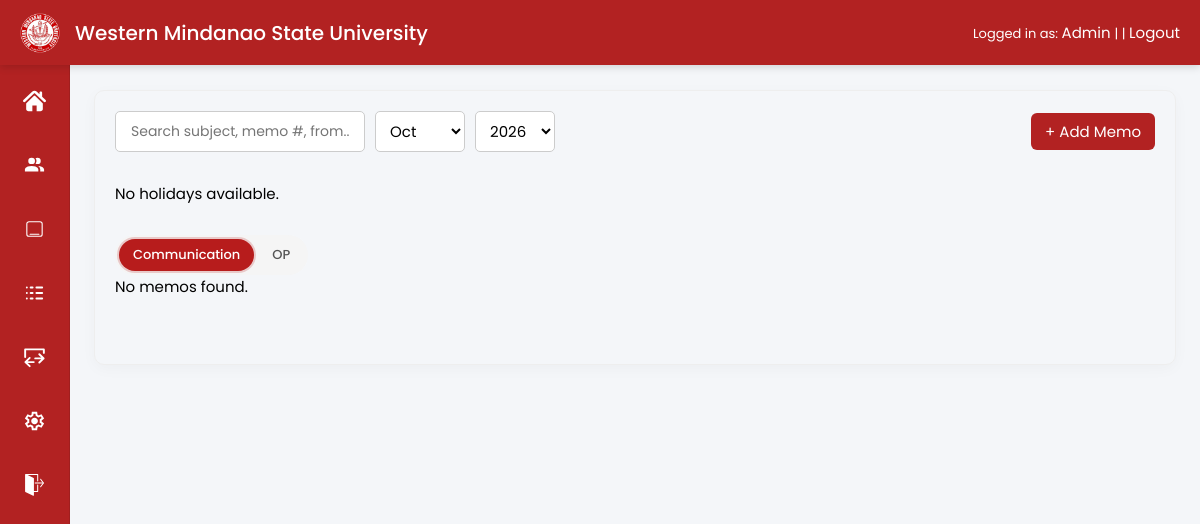
Page / (signed in) on the earlier database version.
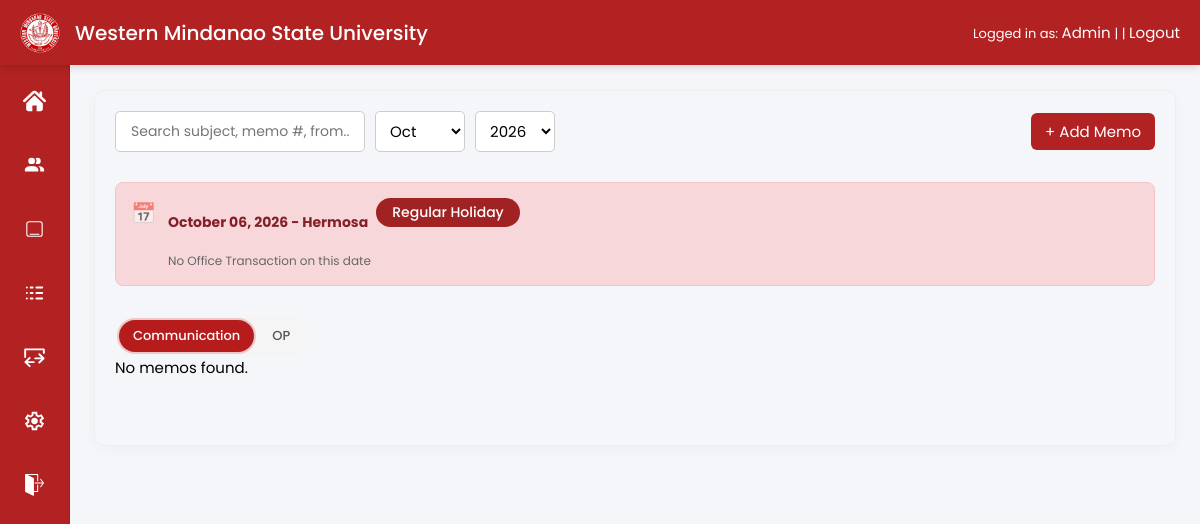
Same page on the later database version.
### app/models/user.py (models this page shows, shortened)
class User(UserMixin, db.Model):
    __tablename__ = "users"
    id = db.Column(db.Integer, primary_key=True)
    username = db.Column(db.String(50), unique=True, nullable=False)
    password_hash = db.Column(db.String(255), nullable=False)
    role = db.Column(db.String(20))  # admin or secretary

### app/models/holiday.py (models this page shows)
class Holiday(db.Model):
    __tablename__ = "holidays"
    id = db.Column(db.Integer, primary_key=True)
    date = db.Column(db.Date, nullable=False)
    name = db.Column(db.String(200), nullable=False)
    type = db.Column(db.String(50))  # Regular, Special, Local
    description = db.Column(db.Text)

### app/routes/main.py (the view, shortened to what this page needs)
@main.route("/")
def home():
    search = request.args.get("search", "")
    type_filter = request.args.get("type", "communication")
    today = date.today()
    month_filter = request.args.get("month") or today.month
    year_filter = request.args.get("year") or today.year
    query = Memo.query.filter_by(source_type=type_filter)
    query = query.filter(Memo.month == int(month_filter))
    query = query.filter(Memo.year == int(year_filter))
    memos = query.order_by(Memo.serial_number.desc()).all()
    holidays = Holiday.query.filter(
        Holiday.date >= today
    ).order_by(Holiday.date.asc()).limit(3).all()
    return render_template(
        "home.html",
        memos=memos,
        holidays=holidays,
        selected_type=type_filter,
        selected_month=month_filter,   # 👈 optional (for UI)
        selected_year=year_filter      # 👈 optional
    )

### app/templates/home.html (shortened to what this page needs)
{% extends "base.html" %}
{% block content %}
<br><br>
  <div class="dashboard-container">
        <div class="top-controls">
            <div class="search-group">
                <input type="text" id="searchInput" placeholder="Search subject, memo #, from..." class="search-input">
                <select id="monthFilter" class="date-dropdown">
                    <option value="10">Oct</option>
                </select>
                <select id="yearFilter" class="date-dropdown">
                    {% for y in range(2024, 2050) %}
                        <option value="{{ y }}">{{ y }}</option>
                    {% endfor %}
                </select>
            </div>
            {% if current_user.is_authenticated %}
            <button class="btn" onclick="openAddMemo()">+ Add Memo</button>
            {% endif %}
        </div>
        <div class="announcement-row">
        {% for holiday in holidays %}
        <div class="card">
            <div class="card-icon">
            {% if holiday.type == "Regular" %}🎉
            {% elif holiday.type == "Special" %}✨
            {% else %}📅
            {% endif %}
            </div>
            <div class="card-content">
            <div class="card-header">
                <span class="card-date">
                {{ holiday.date.strftime('%B %d, %Y') }} - {{ holiday.name }}
                </span>
                <span class="badge">{{ holiday.type or "Holiday" }}</span>
            </div>
            <p class="card-sub">
                {{ holiday.description or "No Office Transaction on this date" }}
            </p>
            </div>
        </div>
        {% else %}
        <p>No holidays available.</p>
        {% endfor %}
        </div>
<div class="table-controls toggle-wrapper">
    <div id="typeToggle" class="toggle-pill">
        <div class="toggle-option active" data-type="communication">Communication</div>
        <div class="toggle-option" data-type="OP">OP</div>
    </div>
</div>
<div  id="tableContainer">
    {% if memos %}
    <div class="table-container">
        <table class="records-table" border="1" cellpadding="8" cellspacing="0">
            <thead>
                <tr>
                    <th rowspan="2" style="background-color:#b71c1c; color:#fff;">Serial No.</th>
                    <th colspan="4" style="background-color:#e53935; color:#fff;">Incoming</th>
                    <th rowspan="2" style="background-color:#b71c1c; color:#fff;">Remarks</th>
                    <th rowspan="2" style="background-color:#b71c1c; color:#fff;">Notes</th>
                    <th colspan="2" style="background-color:#e53935; color:#fff;">Released</th>
                    {% if current_user.is_authenticated %}
                    <th rowspan="2" class="vertical-header" style="background-color:#b71c1c; color:#fff;">Actions</th>
                    {% endif %}
                </tr>
                <tr>
                    <th style="background-color:#fdecea; color:#333;">Date</th>
                    <th style="background-color:#fdecea; color:#333;">From</th>
                    <th style="background-color:#fdecea; color:#333;">Forwarded By</th>
                    <th style="background-color:#fdecea; color:#333;">Subject</th>
                    <th style="background-color:#fdecea; color:#333;">Date</th>
                    <th style="background-color:#fdecea; color:#333;">To</th>
                </tr>
            </thead>
            <tbody>
                {% for memo in memos %}
                <tr class="memo-row"
                    data-serial="{{ memo.serial_number }}"
                    data-subject="{{ memo.subject }}"
                    data-number="{{ memo.memo_number }}"
                    data-from="{{ memo.from_office }}"
                    data-forwarded="{{ memo.forwarded_by }}"
                    data-date="{{ memo.date }}"
                    data-remarks="{{ memo.remarks }}"
                    data-notes="{{ memo.notes }}"
                    data-released_date="{{ memo.released_date }}"
                    data-released_to="{{ memo.released_to }}">
                    <td>{{ memo.serial_number }}</td>
                    <td>{{ memo.date }}</td>
                    <td>{{ memo.from_office }}</td>
                    <td>{{ memo.forwarded_by }}</td>
                    <td>
                        {% if current_user.is_authenticated %}
                        <button class="update-new-btn"
                            data-id="{{ memo.id }}"
                            data-source_type="{{ memo.source_type }}"
                            data-number="{{ memo.memo_number }}"
                            data-from="{{ memo.from_office }}"
                            data-forwarded="{{ memo.forwarded_by }}"
                            data-subject="{{ memo.subject }}"
                            data-remarks="{{ memo.remarks }}"
                            data-notes="{{ memo.notes }}"
                            data-date="{{ memo.date }}"
                            data-released_to="{{ memo.released_to }}"
                            data-released_date="{{ memo.released_date }}"
                            data-status="{{ memo.status }}">
                            {% if memo.memo_number %}
                                {{ memo.memo_number }} - {{ memo.subject }}
                            {% else %}
                                {{ memo.subject }}
                            {% endif %}
                        </button>
                        {% else %}
                            {% if memo.memo_number %}
                                {{ memo.memo_number }} - {{ memo.subject }}
                            {% else %}
                                {{ memo.subject }}
                            {% endif %}
                        {% endif %}
                    </td>
                    <td>{{ memo.remarks }}</td>
                    <td>{{ memo.notes }}</td>
                    <td>{{ memo.released_date or "" }}</td>
                    <td>{{ memo.released_to }}</td>
                    {% if current_user.is_authenticated %}
                        <td>
                            <div lass="action-menu">
                                <button class="menu-btn">⋮</button>
                                <div class="menu-dropdown">
                                    <button class="update-btn"
                                        data-id="{{ memo.id }}"
                                        data-source_type="{{ memo.source_type }}"
                                        data-number="{{ memo.memo_number }}"
                                        data-from="{{ memo.from_office }}"
                                        data-forwarded="{{ memo.forwarded_by }}"
                                        data-subject="{{ memo.subject }}"
                                        data-remarks="{{ memo.remarks }}"
                                        data-notes="{{ memo.notes }}"
                                        data-date="{{ memo.date }}"
                                        data-released_to="{{ memo.released_to }}"
                                        data-released_date="{{ memo.released_date }}"
                                        data-status="{{ memo.status }}">
                                        ✏️ Update
                                    </button>
                                    <button class="delete-btn" data-id="{{ memo.id }}">
                                        🗑️ Delete
                                    </button>
                                </div>
                            </div>
                        </td>
                    {% endif %}
                </tr>
                {% endfor %}
            </tbody>
        </table>
<div id="memoDrawer" class="memo-drawer">
    <div class="drawer-content">
        <div class="drawer-header-row">
            <span class="text-secondary"># <span id="drawerNumber"></span></span>
            <span class="text-secondary" id="drawerDate"></span>
        </div>
        <span class="badge badge-urgent"id="drawerRemarks"></span>
        <h2 class="drawer-subject" id="drawerSubject"></h2>
        <div class="drawer-meta">
            <p>From: <span id="drawerFrom"></span></p>
            <p>Forwarded by: <span id="drawerForwarded"></span></p>
        </div>
        <div class="drawer-notes">
            Notes: <span id="drawerNotes"></span>
        </div>
        <div class="drawer-release-row">
            <div class="release-col">
                <span class="text-secondary">Released to:</span>
                <span id="drawerReleasedTo"></span>
            </div>
            <div class="release-col">
                <span class="text-secondary">Released Date:</span>
                <span id="drawerReleasedDate"></span>
            </div>
        </div>
        <hr class="divider">
        <div class="memos-list-header">
            <div></div> <div>Action</div>
            <div>Date</div>
        </div>
        <ul id="relatedMemos" class="memos-list">
            </ul>
    </div>
</div>
    </div>
    {% else %}
    <p>No memos found.</p>
    {% endif %}
</div>
<br><br>
{% endblock %}

### app/templates/base.html (shortened to what this page needs)
<!DOCTYPE html>
<html lang="en">
<head>
</head>
<body>
<div class="topbar">
<div class="topbar-left">
<img src="{{ url_for('static', filename='img/logo.png') }}" class="logo">
<div class="title">Western Mindanao State University</div>
</div>
<div class="topbar-right">
  Logged in as:
  <span id="userRole">
    {% if current_user.is_authenticated %}
      {{ current_user.role|capitalize }}
    {% else %}
      Guest
    {% endif %}
  </span> | |
  {% if current_user.is_authenticated %}
    <a href="{{ url_for('auth.logout') }}" style="color:white; text-decoration:none;">
      Logout
    </a>
  {% else %}
    <a href="{{ url_for('auth.login') }}" style="color:white; text-decoration:none;">
      Login
    </a>
  {% endif %}
</div>
</div>
{% if current_user.is_authenticated %}
<div class="sidebar">
    <a href="{{ url_for('admin.dashboard') }}" title="Dashboard">
        <img src="{{ url_for('static', filename='img/dashboard.svg') }}" alt="Dashboard">
    </a>
    <a href="{{ url_for('admin.users') }}" title="Manage Users">
        <img src="{{ url_for('static', filename='img/users.svg') }}" alt="Users">
    </a>
    <a href="{{ url_for('main.home') }}" title="Memos">
        <img src="{{ url_for('static', filename='img/memos.svg') }}" alt="Memos">
    </a>
    <a href="{{ url_for('admin.logs_page') }}" title="Reports">
        <img src="{{ url_for('static', filename='img/reports.svg') }}" alt="Reports">
    </a>
    <a href="{{ url_for('admin.import_page') }}" title="Import/Export">
        <img src="{{ url_for('static', filename='img/import.svg') }}" alt="Import">
    </a>
    <a href="{{ url_for('admin.settings_general') }}" title="Settings">
        <img src="{{ url_for('static', filename='img/settings.svg') }}" alt="Settings">
    </a>
    <a href="{{ url_for('auth.logout') }}" title="Logout">
        <img src="{{ url_for('static', filename='img/logout.svg') }}" alt="Logout">
    </a>
</div>
{% endif %}
<div class="content">
  {% block content %}{% endblock %}
</div>
</body>
</html>

Differences in the rows shown:
added Holiday: date "October 06, 2026", name "Hermosa", type "Regular Holiday", description "No Office Transaction on this date"
Other differences:
text no longer shown: "No holidays available."
